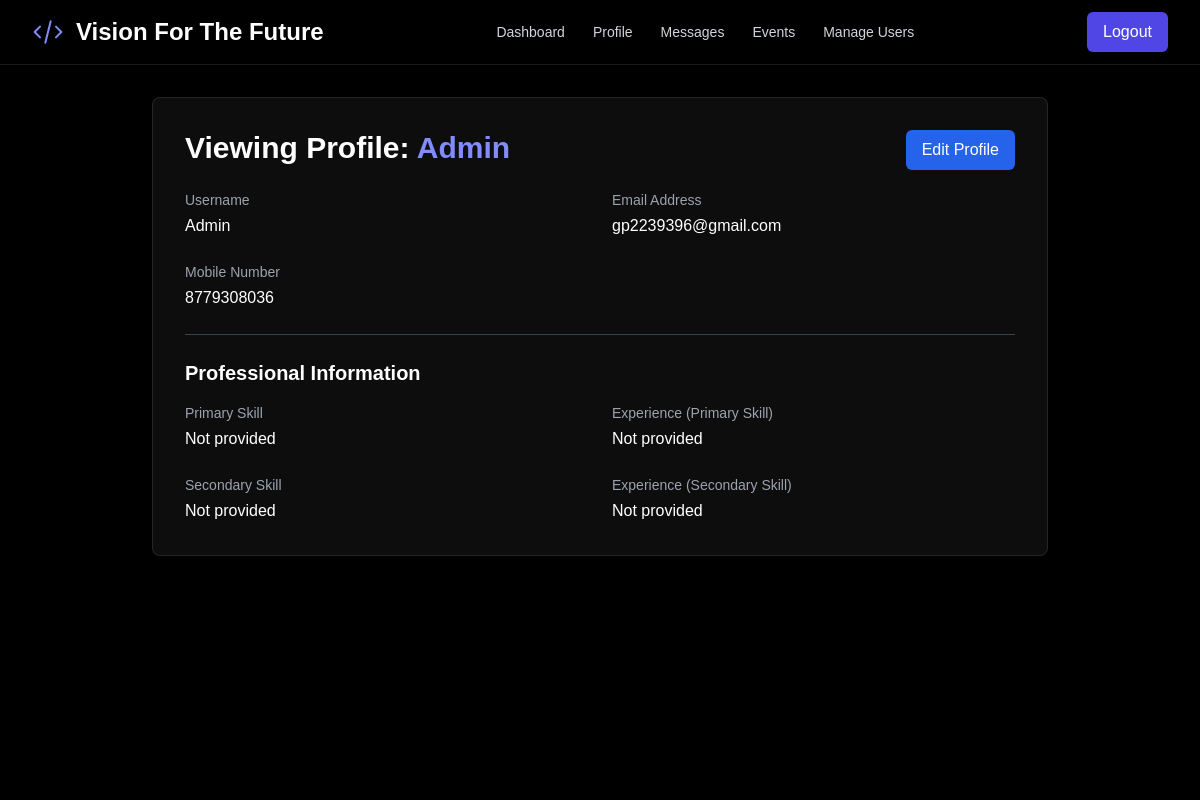
Screenshot of /view_profile/1 (signed in) with the database file from the repository.
### models.py (models this page shows)
class User(UserMixin, db.Model):
    id = db.Column(db.Integer, primary_key=True)
    username = db.Column(db.String(100), unique=True, nullable=False)
    email = db.Column(db.String(120), unique=True, nullable=False)
    password_hash = db.Column(db.String(128), nullable=False)
    role = db.Column(db.String(20), nullable=False, default='candidate')
    is_approved = db.Column(db.Boolean, default=False, nullable=False)
    avatar_url = db.Column(db.String(200), nullable=False, default='https://api.dicebear.com/8.x/initials/svg?seed=User')
    problem_statement_id = db.Column(db.Integer, db.ForeignKey('problem_statement.id'), nullable=True)
    test_start_time = db.Column(db.DateTime, nullable=True)
    test_end_time = db.Column(db.DateTime, nullable=True)
    is_active = db.Column(db.Boolean, default=True, nullable=False)
    reminder_sent = db.Column(db.Boolean, default=False, nullable=False)
    test_completed = db.Column(db.Boolean, default=False, nullable=False)
    moderator_id = db.Column(db.Integer, db.ForeignKey('user.id'), nullable=True)
    mobile_number = db.Column(db.String(20), nullable=True)
    primary_skill = db.Column(db.String(100), nullable=True)
    primary_skill_experience = db.Column(db.String(50), nullable=True)
    secondary_skill = db.Column(db.String(100), nullable=True)
    secondary_skill_experience = db.Column(db.String(50), nullable=True)
    resume_filename = db.Column(db.String(200), nullable=True)
    secret_question = db.Column(db.String(255), nullable=True)
    secret_answer_hash = db.Column(db.String(128), nullable=True)
    meeting_link = db.Column(db.String(255), nullable=True)
    allowed_contacts = db.relationship('User', secondary=candidate_contacts,
                                       primaryjoin=(candidate_contacts.c.candidate_id == id),
                                       secondaryjoin=(candidate_contacts.c.developer_id == id),
                                       backref=db.backref('contact_for', lazy='dynamic'), lazy='dynamic')
    created_problems = db.relationship('ProblemStatement', foreign_keys=[ProblemStatement.created_by_id], backref='creator', lazy=True)
    sent_messages = db.relationship('Message', foreign_keys='Message.sender_id', backref='sender', lazy=True)
    received_messages = db.relationship('Message', foreign_keys='Message.recipient_id', backref='recipient', lazy=True)
    activity_updates = db.relationship('ActivityUpdate', backref='author', lazy=True)
    sent_snippets = db.relationship('CodeSnippet', foreign_keys='CodeSnippet.sender_id', backref='snippet_sender', lazy=True)
    received_snippets = db.relationship('CodeSnippet', foreign_keys='CodeSnippet.recipient_id', backref='snippet_recipient', lazy=True)
    applications = db.relationship('JobApplication', backref='candidate', lazy=True)
    test_submissions = db.relationship('CodeTestSubmission', foreign_keys='CodeTestSubmission.candidate_id', backref='candidate_submitter', lazy=True)
    received_tests = db.relationship('CodeTestSubmission', foreign_keys='CodeTestSubmission.recipient_id', backref='test_recipient', lazy=True)
    feedback_given = db.relationship('Feedback', foreign_keys='Feedback.moderator_id', backref='moderator', lazy=True)
    feedback_received = db.relationship('Feedback', foreign_keys='Feedback.candidate_id', backref='candidate', lazy=True)
    invoices = db.relationship('Invoice', backref='admin', lazy=True)

### app.py (the view)
@app.route('/view_profile/<int:user_id>')
@login_required
@role_required('admin')
def view_profile(user_id):
    user = User.query.get_or_404(user_id)
    return render_template('view_user_profile.html', user=user)

### app.py (called while the page is built)
@app.before_request
def before_request():
    session.permanent = True
    app.permanent_session_lifetime = timedelta(minutes=5)
    session.modified = True

@login_manager.user_loader
def load_user(user_id):
    return User.query.get(int(user_id))

def role_required(roles):
    if not isinstance(roles, list):
        roles = [roles]
    def wrapper(fn):
        @wraps(fn)
        def decorated_view(*args, **kwargs):
            if not current_user.is_authenticated or current_user.role not in roles:
                flash('You do not have permission to access this page.', 'danger')
                return redirect(url_for('dashboard'))
            return fn(*args, **kwargs)
        return decorated_view
    return wrapper

@app.context_processor
def inject_messages():
    if hasattr(current_user, 'is_authenticated') and current_user.is_authenticated:
        messages = Message.query.filter(
            (Message.sender_id == current_user.id) | (Message.recipient_id == current_user.id)
        ).order_by(Message.timestamp.desc()).all()
        return dict(messages=messages)
    return dict(messages=[])

### templates/view_user_profile.html (shortened to what this page needs)
{% extends "layout.html" %}
{% block content %}
<div class="max-w-4xl mx-auto">
    <div class="bg-white/5 dark:bg-gray-800/20 rounded-lg shadow-xl p-8 animate-dynamic backdrop-blur-sm border border-white/10">
        <div class="flex justify-between items-start">
            <h1 class="text-3xl font-bold text-white mb-6">Viewing Profile: <span class="text-indigo-400">{{ user.username }}</span></h1>
            <a href="{{ url_for('edit_user_profile', user_id=user.id) }}" class="px-4 py-2 rounded-md text-white bg-blue-600 hover:bg-blue-700">Edit Profile</a>
        </div>
        <div class="space-y-6">
            <div class="grid grid-cols-1 md:grid-cols-2 gap-6">
                <div>
                    <label class="block text-sm font-medium text-gray-400">Username</label>
                    <p class="mt-1 text-white">{{ user.username }}</p>
                </div>
                <div>
                    <label class="block text-sm font-medium text-gray-400">Email Address</label>
                    <p class="mt-1 text-white">{{ user.email }}</p>
                </div>
                <div>
                    <label class="block text-sm font-medium text-gray-400">Mobile Number</label>
                    <p class="mt-1 text-white">{{ user.mobile_number or 'Not provided' }}</p>
                </div>
            </div>
            <hr class="border-gray-700">
            <div>
                <h2 class="text-xl font-semibold text-white mb-4">Professional Information</h2>
                <div class="grid grid-cols-1 md:grid-cols-2 gap-6">
                    <div>
                        <label class="block text-sm font-medium text-gray-400">Primary Skill</label>
                        <p class="mt-1 text-white">{{ user.primary_skill or 'Not provided' }}</p>
                    </div>
                    <div>
                        <label class="block text-sm font-medium text-gray-400">Experience (Primary Skill)</label>
                        <p class="mt-1 text-white">{{ user.primary_skill_experience or 'Not provided' }}</p>
                    </div>
                    <div>
                        <label class="block text-sm font-medium text-gray-400">Secondary Skill</label>
                        <p class="mt-1 text-white">{{ user.secondary_skill or 'Not provided' }}</p>
                    </div>
                    <div>
                        <label class="block text-sm font-medium text-gray-400">Experience (Secondary Skill)</label>
                        <p class="mt-1 text-white">{{ user.secondary_skill_experience or 'Not provided' }}</p>
                    </div>
                </div>
            </div>
        </div>
    </div>
</div>
{% endblock %}

### static/css/style.css (style rules this page uses)
body { font-family: sans-serif; overflow-x: hidden; }

### rows the page displays
User: username "Admin", email "gp2239396@gmail.com", mobile_number "8779308036", primary_skill "Not provided", primary_skill_experience "Not provided", secondary_skill "Not provided", secondary_skill_experience "Not provided"
